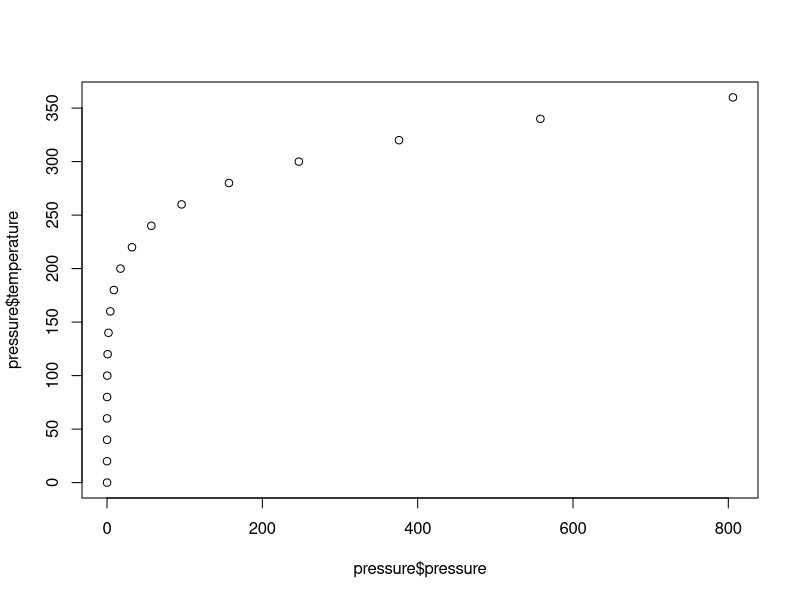
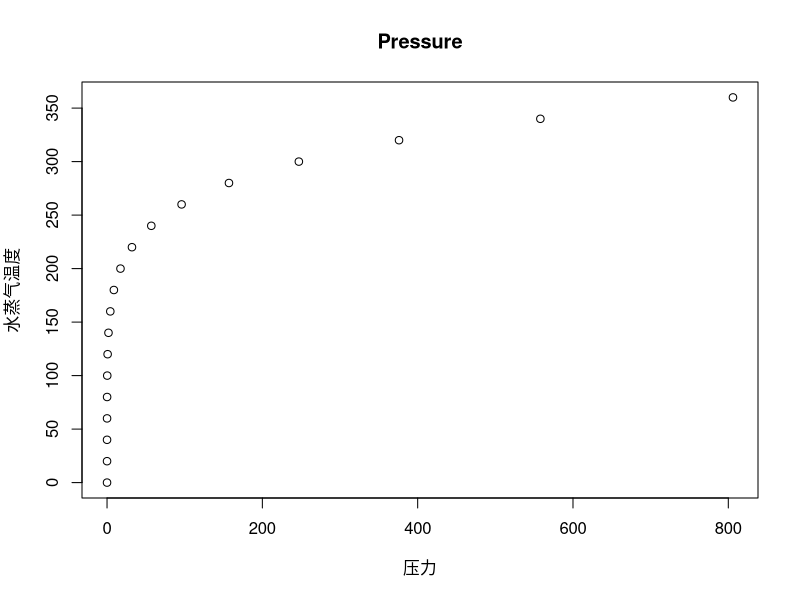
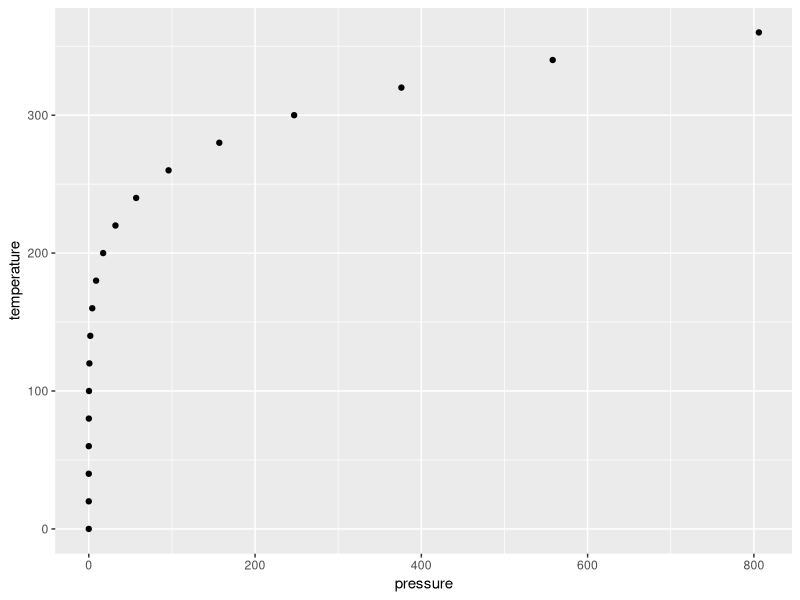
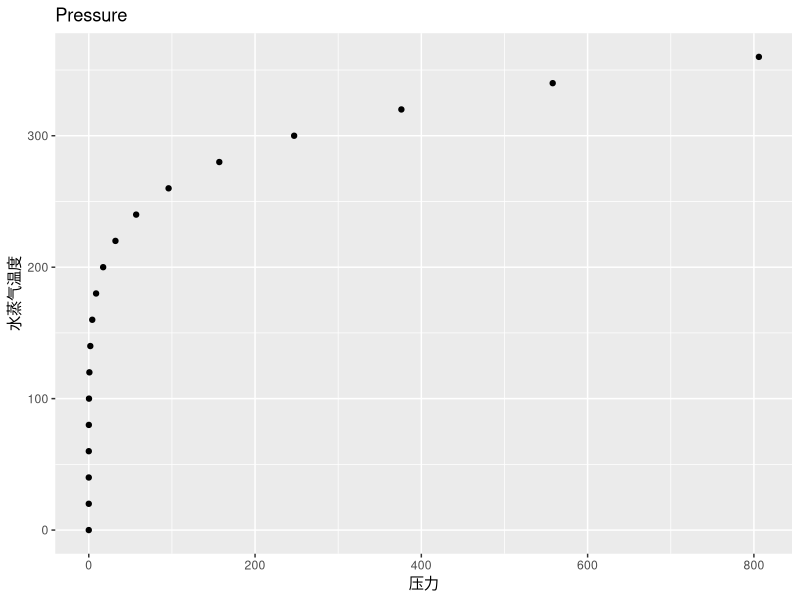
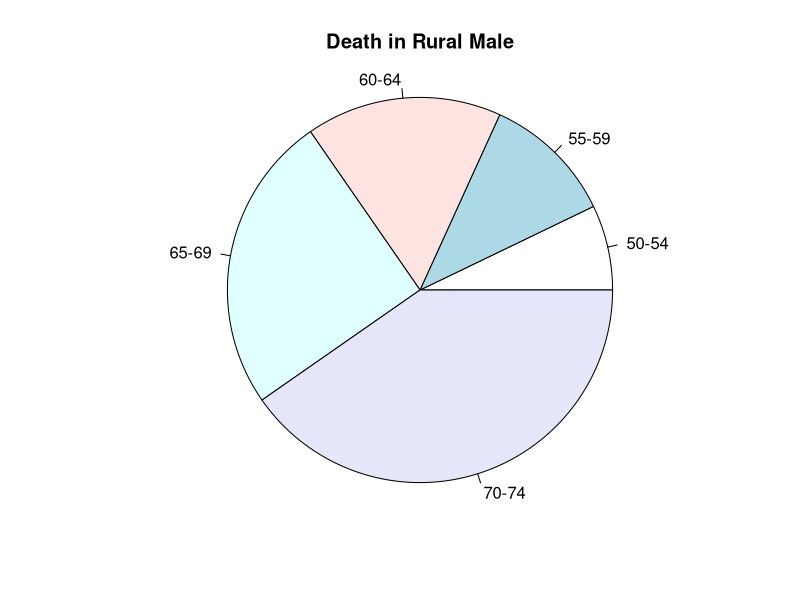
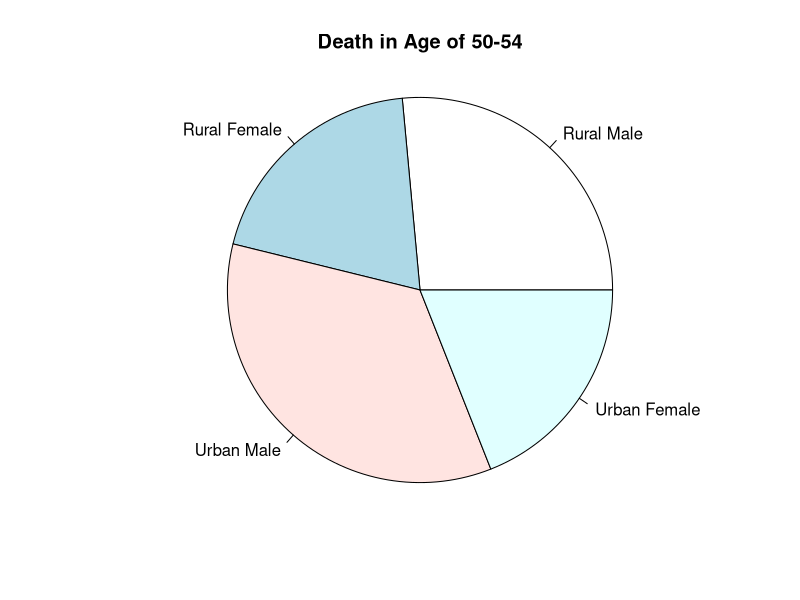
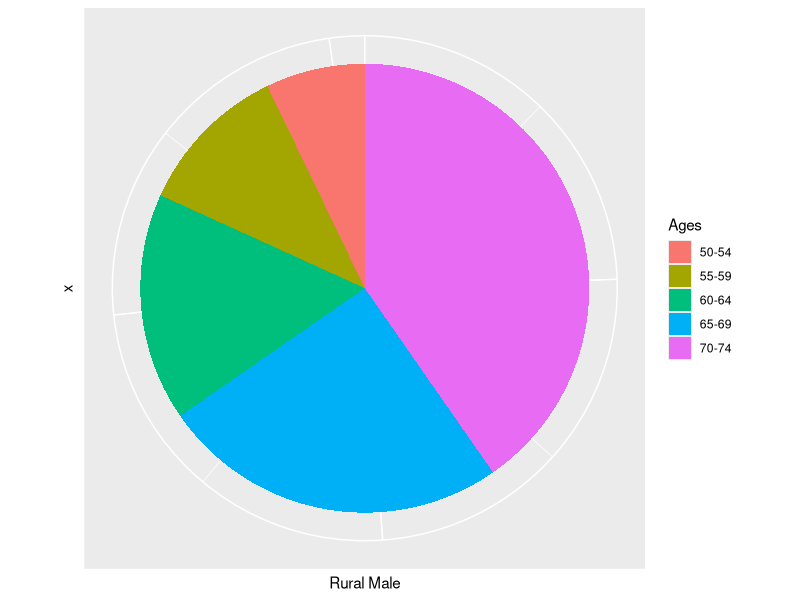
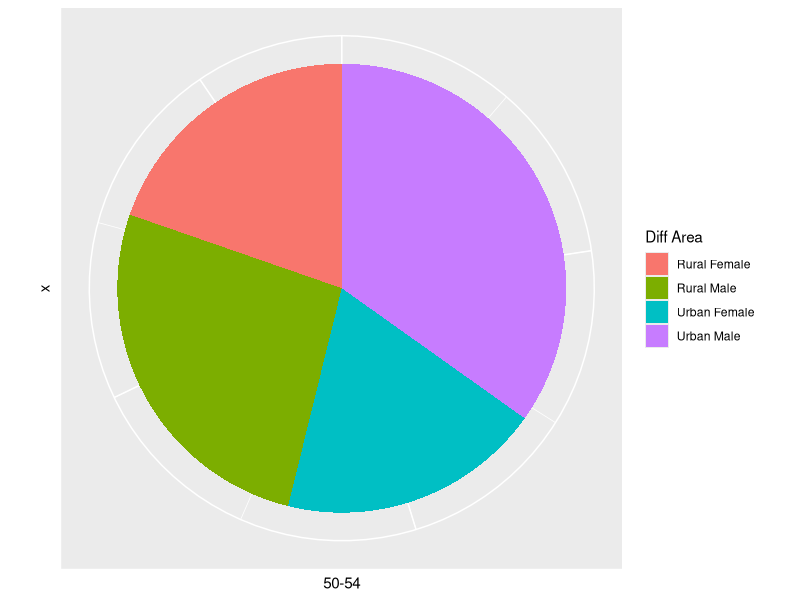

The R source for these figures, in order:
library(ggplot2)
# problem 1
## graphics

plot(pressure$pressure, pressure$temperature)

plot(pressure$pressure, pressure$temperature, main = "Pressure", 
     xlab = "压力", ylab = "水蒸气温度")


## ggplot2
ggplot(pressure, aes(pressure, temperature))+geom_point()
ggplot(pressure, aes(pressure, temperature))+labs(title = "Pressure")+
        xlab("压力")+ylab("水蒸气温度")+geom_point()

# problem 2
## graphics
pie(VADeaths[,"Rural Male"], radius = 1, main = "Death in Rural Male")
pie(VADeaths[1,],radius = 1, main = "Death in Age of 50-54")

## ggplot2
VADeaths <- as.data.frame(VADeaths)
bp1<- ggplot(VADeaths, aes(x="", y=`Rural Male`, 
                        fill=rownames(VADeaths)))+
        geom_bar(width = 1, stat = "identity")
pie1 <- bp1 + coord_polar("y", start=0)+labs(fill = "Ages")

pie1+theme(axis.text = element_blank()) + 
        theme(axis.ticks = element_blank()) 

VADeaths2 <- as.data.frame(t(VADeaths))
bp2 <- ggplot(VADeaths2, aes(x="", y=`50-54`, 
                        fill=rownames(VADeaths2)))+
        geom_bar(width = 1, stat = "identity")
pie2 <- bp2 + coord_polar("y", start=0)+labs(fill = "Diff Area")

pie2+theme(axis.text = element_blank()) + 
        theme(axis.ticks = element_blank()) 

# problem 3
data1 <- data.frame("效果"=c(rep("无效",42), 
                        rep("好转", 14), rep("治愈", 28)))
data2 <- c(42, 14, 28)
names(data2) <- c("无效", "好转", "治愈")
## graphics
barplot(data2, space = 0.5, col = c("red","green","blue"))
## ggplot2
ggplot(data1, aes(效果))+geom_bar(aes(fill=效果))
